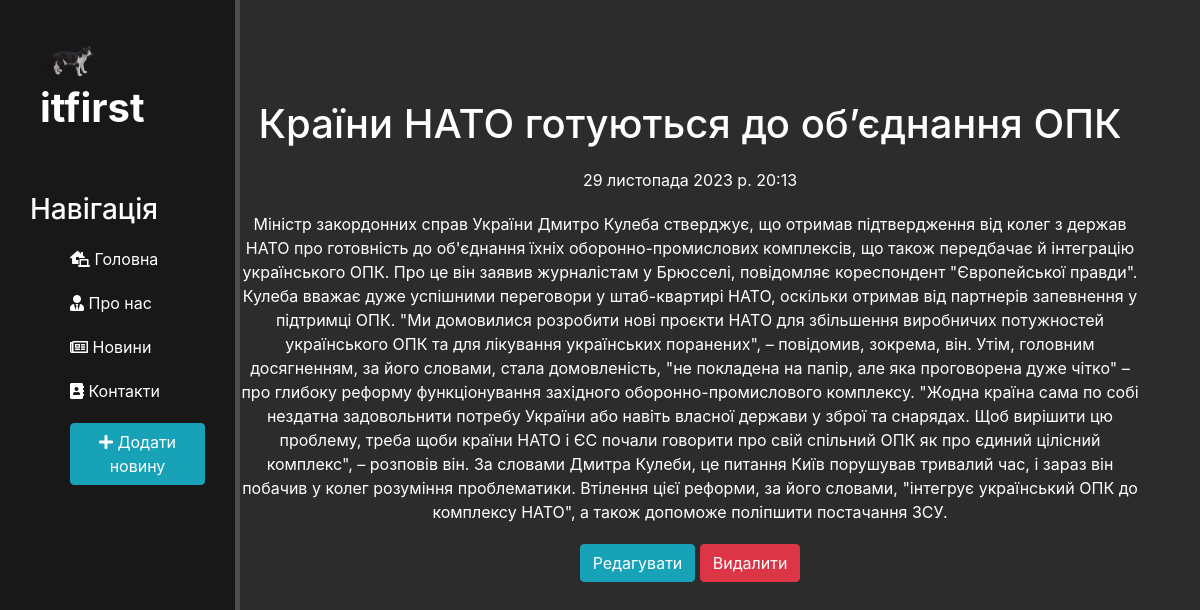
/news/3/, run on the app's committed database.
### news/models.py (models this page shows, shortened)
class Articles(models.Model):
    title = models.CharField('Назва', max_length=50)
    anons = models.CharField('Анонс', max_length=250)
    full_text = models.TextField('Стаття')
    date = models.DateTimeField('Дата публікації')
    class Meta:
        verbose_name = 'Новина'
        verbose_name_plural = 'Новини'

### news/views.py (the view)
# urls.py: path('<int:pk>/', views.NewsDetail.as_view(), name='news_detail'),  # Add a trailing slash for consistency
class NewsDetail(DetailView):
    model = Articles
    template_name = 'news/details_view.html'
    context_object_name = 'article'

### news/templates/news/details_view.html (shortened to what this page needs)
{% extends 'main/layout.html' %}
{% block content %}
    <div class="features">
        <h1>{{ article.title }}</h1>
      <p>{{ article.date }}</p>
      <p>{{ article.full_text }}</p>
        <a href="{% url 'news_delete' article.id %}" class="btn btn-info">Редагувати</a>
        <a href="{% url 'news_update' article.id %}" class="btn btn-danger">Видалити</a>
    </div>
{% endblock %}

### main/static/main/css/main.css (style rules this page uses)
body { background: #2c2c2c; }
main .features { float: left; color: #fff; margin-top: 100px; text-align: center; width: 75%; }
main .features h1 { font-size: 50xp; }
main .features p { max-width: 400xp; margin: 20px auto }

### data on the page
Articles: title "Країни НАТО готуються до об’єднання ОПК", date "29 листопада 2023 р. 20:13", full_text "Міністр закордонних справ України Дмитро Кулеба стверджує, що отримав підтвердження від колег з держав НАТО про готовність до об'єднання їхніх оборонно-промислових комплексів, що також передбачає й інтеграцію українського ОПК. Про це він заявив журналістам у Брюсселі, повідомляє кореспондент \"Європейської правди\". Кулеба вважає дуже успішними переговори у штаб-квартирі НАТО, оскільки отримав від партнерів запевнення у підтримці ОПК. \"Ми домовилися розробити нові проєкти НАТО для збільшення виробничих потужностей українського ОПК та для лікування українських поранених\", – повідомив, зокрема, він. Утім, головним досягненням, за його словами, стала домовленість, \"не покладена на папір, але яка…"
